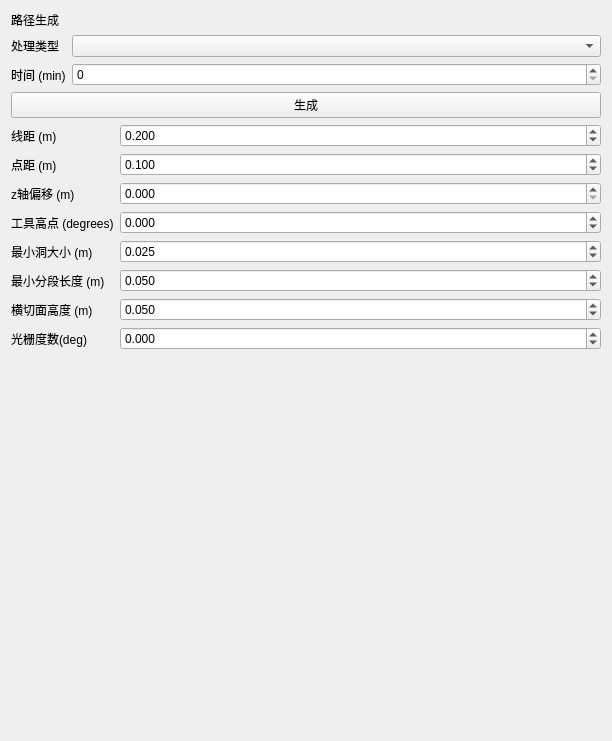
<?xml version="1.0" encoding="UTF-8"?>
<ui version="4.0">
 <class>ToolPathParametersEditor</class>
 <widget class="QWidget" name="ToolPathParametersEditor">
  <property name="geometry">
   <rect>
    <x>0</x>
    <y>0</y>
    <width>612</width>
    <height>741</height>
   </rect>
  </property>
  <property name="windowTitle">
   <string>Form</string>
  </property>
  <layout class="QVBoxLayout" name="mainLayout">
   <item>
    <widget class="QLabel" name="label_tool_path_generation">
     <property name="text">
      <string>路径生成</string>
     </property>
    </widget>
   </item>
   <item>
    <layout class="QFormLayout" name="form_layout_process_type">
     <item row="0" column="0">
      <widget class="QLabel" name="label_process_type">
       <property name="text">
        <string>处理类型</string>
       </property>
      </widget>
     </item>
     <item row="0" column="1">
      <widget class="QComboBox" name="combo_box_process_type"/>
     </item>
     <item row="1" column="1">
      <widget class="QSpinBox" name="spin_box_dwell_time"/>
     </item>
     <item row="1" column="0">
      <widget class="QLabel" name="label_dwell_time">
       <property name="text">
        <string>时间 (min)</string>
       </property>
      </widget>
     </item>
    </layout>
   </item>
   <item>
    <widget class="QPushButton" name="push_button_generate">
     <property name="text">
      <string>生成</string>
     </property>
    </widget>
   </item>
   <item>
    <layout class="QFormLayout" name="form_layout_tpp_parameters">
     <item row="0" column="0">
      <widget class="QLabel" name="label_line_spacing">
       <property name="toolTip">
        <string extracomment="Spacing between adjacent toolpath segments (in meters)"/>
       </property>
       <property name="text">
        <string>线距 (m)</string>
       </property>
      </widget>
     </item>
     <item row="0" column="1">
      <widget class="QDoubleSpinBox" name="double_spin_box_line_spacing">
       <property name="decimals">
        <number>3</number>
       </property>
       <property name="singleStep">
        <double>0.010000000000000</double>
       </property>
       <property name="value">
        <double>0.200000000000000</double>
       </property>
      </widget>
     </item>
     <item row="1" column="0">
      <widget class="QLabel" name="label_point_spacing">
       <property name="toolTip">
        <string extracomment="Spacing between adjacent waypoints on a segment (in meters)"/>
       </property>
       <property name="text">
        <string>点距 (m)</string>
       </property>
      </widget>
     </item>
     <item row="1" column="1">
      <widget class="QDoubleSpinBox" name="double_spin_box_point_spacing">
       <property name="decimals">
        <number>3</number>
       </property>
       <property name="singleStep">
        <double>0.010000000000000</double>
       </property>
       <property name="value">
        <double>0.100000000000000</double>
       </property>
      </widget>
     </item>
     <item row="2" column="0">
      <widget class="QLabel" name="label_tool_offset">
       <property name="toolTip">
        <string extracomment="Tool offset along the z-axis from each waypoint (in meters)"/>
       </property>
       <property name="text">
        <string>z轴偏移 (m)</string>
       </property>
      </widget>
     </item>
     <item row="2" column="1">
      <widget class="QDoubleSpinBox" name="double_spin_box_tool_z_offset">
       <property name="decimals">
        <number>3</number>
       </property>
       <property name="singleStep">
        <double>0.010000000000000</double>
       </property>
      </widget>
     </item>
     <item row="4" column="0">
      <widget class="QLabel" name="label_min_hole_size">
       <property name="toolTip">
        <string extracomment="The minimum surface hole size for which the tool path planner will break a segment (in meters)"/>
       </property>
       <property name="text">
        <string>最小洞大小 (m)</string>
       </property>
      </widget>
     </item>
     <item row="4" column="1">
      <widget class="QDoubleSpinBox" name="double_spin_box_min_hole_size">
       <property name="decimals">
        <number>3</number>
       </property>
       <property name="singleStep">
        <double>0.010000000000000</double>
       </property>
       <property name="value">
        <double>0.025000000000000</double>
       </property>
      </widget>
     </item>
     <item row="5" column="0">
      <widget class="QLabel" name="label_min_segment_length">
       <property name="toolTip">
        <string extracomment="Minimum length of a toolpath segment (in meters)"/>
       </property>
       <property name="text">
        <string>最小分段长度 (m)</string>
       </property>
      </widget>
     </item>
     <item row="5" column="1">
      <widget class="QDoubleSpinBox" name="double_spin_box_min_segment_length">
       <property name="decimals">
        <number>3</number>
       </property>
       <property name="singleStep">
        <double>0.010000000000000</double>
       </property>
       <property name="value">
        <double>0.050000000000000</double>
       </property>
      </widget>
     </item>
     <item row="6" column="0">
      <widget class="QLabel" name="label_intersecting_plane_height">
       <property name="text">
        <string>横切面高度 (m)</string>
       </property>
      </widget>
     </item>
     <item row="6" column="1">
      <widget class="QDoubleSpinBox" name="double_spin_box_intersecting_plane_height">
       <property name="decimals">
        <number>3</number>
       </property>
       <property name="value">
        <double>0.050000000000000</double>
       </property>
      </widget>
     </item>
     <item row="7" column="0">
      <widget class="QLabel" name="label_raster_angle">
       <property name="text">
        <string>光栅度数(deg)</string>
       </property>
      </widget>
     </item>
     <item row="7" column="1">
      <widget class="QDoubleSpinBox" name="double_spin_box_raster_angle">
       <property name="decimals">
        <number>3</number>
       </property>
       <property name="minimum">
        <double>-180.000000000000000</double>
       </property>
       <property name="maximum">
        <double>180.000000000000000</double>
       </property>
      </widget>
     </item>
     <item row="3" column="0">
      <widget class="QLabel" name="label_tool_pitch">
       <property name="text">
        <string>工具高点 (degrees)</string>
       </property>
      </widget>
     </item>
     <item row="3" column="1">
      <widget class="QDoubleSpinBox" name="double_spin_box_tool_pitch">
       <property name="decimals">
        <number>3</number>
       </property>
       <property name="minimum">
        <double>-60.000000000000000</double>
       </property>
       <property name="maximum">
        <double>60.000000000000000</double>
       </property>
      </widget>
     </item>
    </layout>
   </item>
   <item>
    <spacer name="verticalSpacer">
     <property name="orientation">
      <enum>Qt::Vertical</enum>
     </property>
     <property name="sizeHint" stdset="0">
      <size>
       <width>20</width>
       <height>40</height>
      </size>
     </property>
    </spacer>
   </item>
  </layout>
 </widget>
 <resources/>
 <connections/>
</ui>
